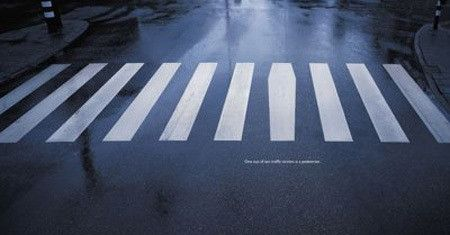
//> input picture OPENCV/walk3.jpg, 450 x 235 px
$ ./cv_Sobel   (built with g++ and OpenCV 4)
//> lines starting //> are read from the running program, lines starting //| are printed output that depends on the picture
#include <iostream>
#include <opencv2/opencv.hpp>

using namespace cv;
int main()
{
    Mat imgsrc = imread("walk3.jpg");
//> imgsrc is the input picture: 235 rows x 450 cols, CV_8UC3; mean B, G, R 102.1, 80.8, 71.4
    if(imgsrc.empty())
    {
        return 12;
    }
    //高斯模糊
    Mat imgBlur;
    GaussianBlur(imgsrc,imgBlur,Size(3,3),0,0);

    //转灰度
    Mat imgGray;
    cvtColor(imgBlur,imgGray,COLOR_BGR2GRAY);
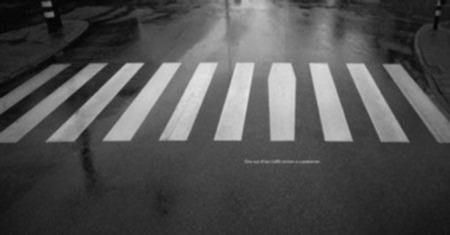
//> imgGray: 235 rows x 450 cols, CV_8UC1; min 3, max 229, mean 80.5
    //Sobel求梯度
    Mat imgSobelx,imgSobely;
    Sobel(imgGray,imgSobelx,CV_16S,1,0,3);
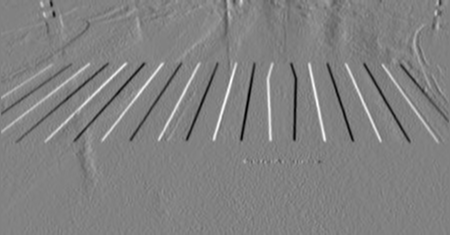
//> imgSobelx: 235 rows x 450 cols, CV_16SC1; min -387, max 374, mean 0.2; drawn with min black and max white
    Sobel(imgGray,imgSobely,CV_16S,0,1,3);
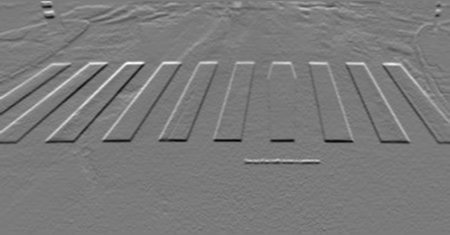
//> imgSobely: 235 rows x 450 cols, CV_16SC1; min -377, max 402, mean -0.5; drawn with min black and max white
    convertScaleAbs(imgSobelx,imgSobelx);
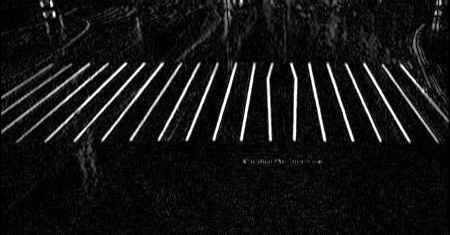
//> imgSobelx: 235 rows x 450 cols, CV_8UC1; min 0, max 255, mean 20.7
    convertScaleAbs(imgSobely,imgSobely);
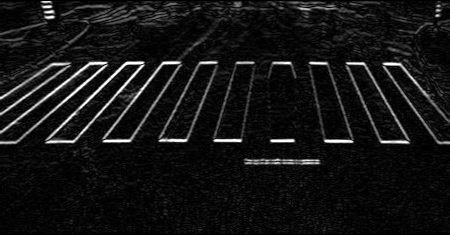
//> imgSobely: 235 rows x 450 cols, CV_8UC1; min 0, max 255, mean 20.3
    imshow("x",imgSobelx);
    imshow("y",imgSobely);
    imshow("src",imgsrc);
    imshow("Gray",imgGray);
    waitKey();
    return 0;
}

$ run again, with OPENCV/walk4.jpg copied over OPENCV/walk3.jpg
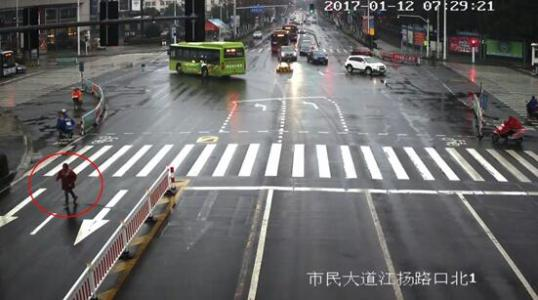
//> input picture OPENCV/walk4.jpg, 538 x 300 px
//> imgsrc is the input picture: 300 rows x 538 cols, CV_8UC3; mean B, G, R 103.3, 103.7, 104.5
//> `convertScaleAbs(imgSobelx,imgSobelx);`:
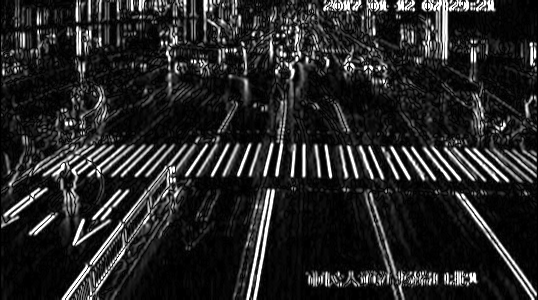
//> imgSobelx: 300 rows x 538 cols, CV_8UC1; min 0, max 255, mean 38.6
//> `convertScaleAbs(imgSobely,imgSobely);`:
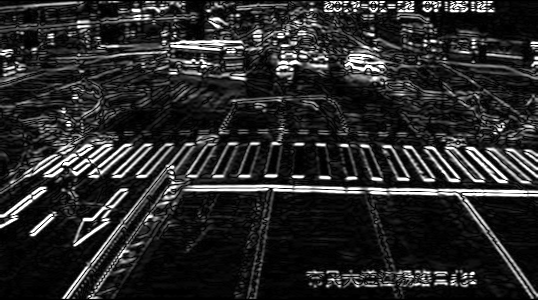
//> imgSobely: 300 rows x 538 cols, CV_8UC1; min 0, max 255, mean 41.5

$ run again, with OPENCV/walk5.jpg copied over OPENCV/walk3.jpg
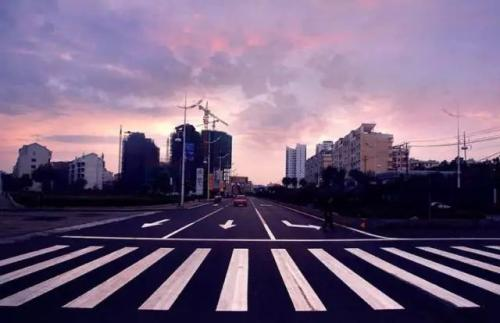
//> input picture OPENCV/walk5.jpg, 500 x 323 px
//> imgsrc is the input picture: 323 rows x 500 cols, CV_8UC3; mean B, G, R 123.5, 95.8, 114.8
//> `cvtColor(imgBlur,imgGray,COLOR_BGR2GRAY);`:
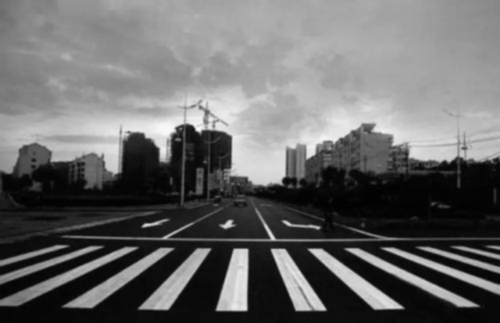
//> imgGray: 323 rows x 500 cols, CV_8UC1; min 1, max 249, mean 104.7
//> `convertScaleAbs(imgSobely,imgSobely);`:
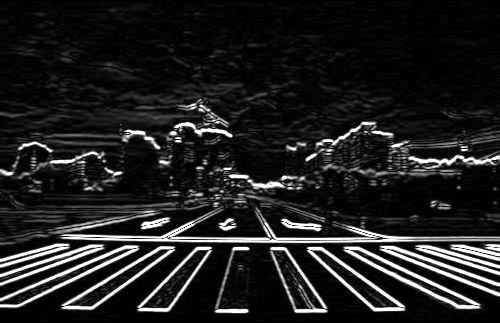
//> imgSobely: 323 rows x 500 cols, CV_8UC1; min 0, max 255, mean 33
